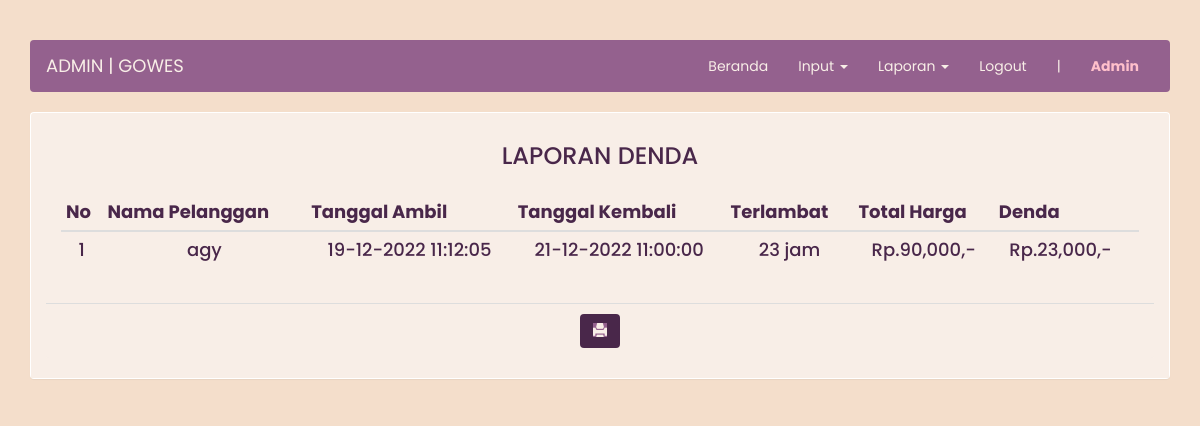
The app's page /homepage/pemesanan/admin/index.php?page=lap_denda (signed in) with its own data.
### tables this page shows
CREATE TABLE `transaksi` (
  `id_transaksi` int(11) NOT NULL,
  `id_pelanggan` int(11) NOT NULL,
  `id_sepeda` int(11) NOT NULL,
  `tgl_sewa` datetime NOT NULL,
  `tgl_ambil` datetime DEFAULT NULL,
  `tgl_kembali` datetime DEFAULT NULL,
  `lama` tinyint(1) NOT NULL,
  `total_harga` int(7) NOT NULL,
  `status` enum('0','1') NOT NULL,
  `jaminan` varchar(30) NOT NULL,
  `denda` int(7) DEFAULT 0,
  `jatuh_tempo` datetime NOT NULL,
  `konfirmasi` enum('0','1') DEFAULT NULL,
  `pembatalan` enum('0','1') DEFAULT NULL
);

CREATE TABLE `pelanggan` (
  `id_pelanggan` int(11) NOT NULL,
  `no_ktp` char(16) NOT NULL,
  `nama` varchar(30) NOT NULL,
  `email` varchar(30) NOT NULL,
  `no_telp` char(12) NOT NULL,
  `alamat` varchar(50) DEFAULT NULL,
  `username` varchar(10) NOT NULL,
  `password` varchar(32) NOT NULL
);

### homepage/pemesanan/admin/page/lap_denda.php (the view)
<div class="panel">
			<div class="panel-heading table-responsive">
			    <h3 class="text-center">LAPORAN DENDA</h3><h4 class="text-center">
			<div class="panel-body">
					<table class="table table-condensed table-hover">
							<thead>
									<tr>
											<th>No</th>
											<th>Nama Pelanggan</th>
											<th>Tanggal Ambil</th>
											<th>Tanggal Kembali</th>
											<th>Terlambat</th>
											<th>Total Harga</th>
											<th>Denda</th>
											<th class="hidden-print"></th>
									</tr>
							</thead>
							<tbody>
									<?php $no = 1; ?>
									<?php if ($query = $connection->query("SELECT p.nama, t.total_harga, t.denda, t.tgl_sewa, t.tgl_ambil, t.tgl_kembali, (TIMESTAMPDIFF(HOUR, ADDDATE(t.tgl_ambil, INTERVAL t.lama DAY), t.tgl_kembali)) AS terlambat FROM transaksi t JOIN pelanggan p USING(id_pelanggan) WHERE t.denda != 0")): ?>
											<?php while($row = $query->fetch_assoc()): ?>
											<tr>
													<td><?=$no++?></td>
													<td><?=$row['nama']?></td>
													<td><?=date("d-m-Y H:i:s", strtotime($row['tgl_ambil']))?></td>
													<td><?=date("d-m-Y H:i:s", strtotime($row['tgl_kembali']))?></td>
													<td><?=$row['terlambat']?> jam</td>
													<td>Rp.<?=number_format($row['total_harga'])?>,-</td>
													<td>Rp.<?=number_format($row['denda'])?>,-</td>
											</tr>
											<?php endwhile ?>
									<?php endif ?>
							</tbody>
					</table>
			</div>
	    <div class="panel-footer hidden-print">
	        <a onClick="window.print();return false" class="btn"><i class="glyphicon glyphicon-print"></i></a>
	    </div>
		</div>

### homepage/pemesanan/admin/index.php (style rules this page uses)
* { font-family: 'Poppins', sans-serif; }
body { margin-top: 40px; background-color: #F4DECB; }
.panel .panel-heading { background-color:#F8EEE7; }
.panel-footer { background-color: #F8EEE7; }
.btn { background-color: #49274A; color: #F8EEE7; }
.text-center { color: #49274A; }
.btn:hover, .glyphicon { background-color: #94618E; }

### records on screen
transaksi: id_pelanggan.nama "agy", tgl_ambil "19-12-2022 11:12:05", tgl_kembali "21-12-2022 11:00:00", terlambat "23", total_harga "90,000", denda "23,000"

### other values on screen
$_SESSION["admin"]["username"] "Admin"
